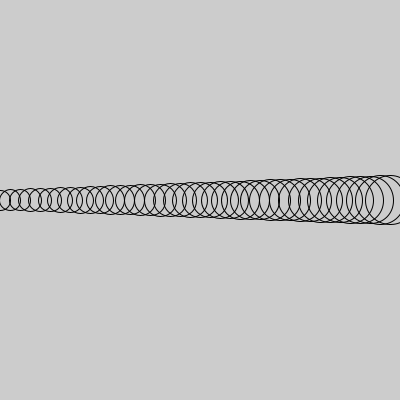
Frame 1 (no input)
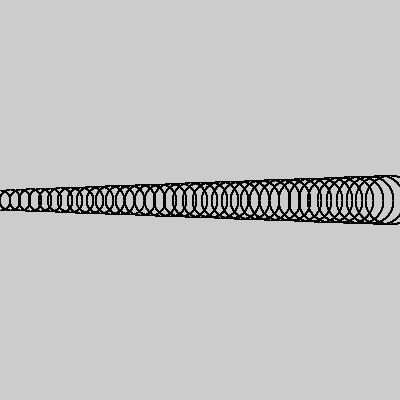
Frame 60 (the mouse pressed at the canvas centre just before this capture)
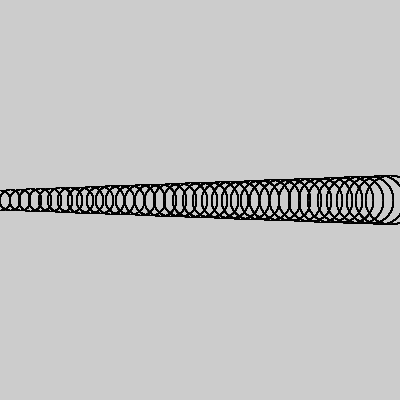
Frame 120 (the mouse held since frame 60 and released just before this capture)

The Processing sketch that drew these frames (run headless with seeded random() and noise(); from frame 60 on, the mouse is pressed at the canvas centre):

// Processing sketch: examples_1
// ── examples_1.pde
void setup(){
  size(400,400);
  frameRate(10);
}

void draw(){
  /*
  fill(200,50);
  for(int i = 0; i < 100; i++){
   if(i%2==0){
     ellipse(random(width),random(height),50,50);
   }
   else{
     line(random(width),random(height),random(width),random(height));
   }
  }
   */
   
   /*
   for(int j = 0; j < width; j++){
     stroke(map(j,0,width,1,255));
     line(j,0,j,height);
   }
  */
  
  for(int i = 0; i < width; i = i + 10){
    float x = 0;
    noFill();
    x = map(i,0,width,20,50);
    ellipse(i,height/2,x,x);
  }
}
